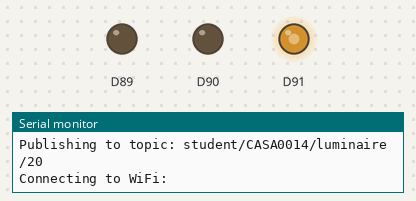
Bench run of a sketch on a simulated Arduino MKR. Shown: output pins drawn as LEDs (lit = HIGH), the last lines printed to the serial monitor. WiFi joins after 1.5 s; servers stay silent unless stated; no MQTT or app messages arrive unless stated; not simulated (calls return 0 or success): arduino_secrets.h.

Above: at 0.1 s.
At 4.6 s:
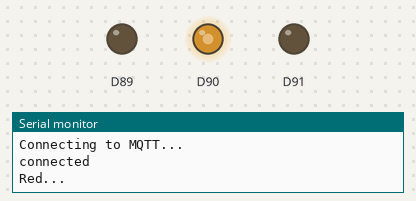
Timing chart, 0 to 6.1 s (numbered marks = the images above):
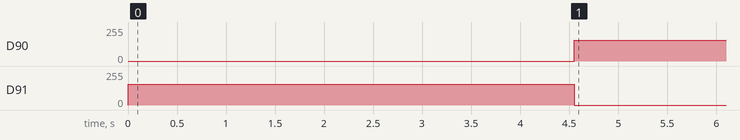

The sketch:

mqtt_washes.ino
```cpp
// mqtt_washes.ino
// Tests WiFi + MQTT by cycling all 72 LEDs through red, green, blue washes.
// Requires: connections.ino, RGBLED.ino, arduino_secrets.h

#include <SPI.h>
#include <WiFiNINA.h>
#include <PubSubClient.h>
#include "arduino_secrets.h"
#include <utility/wifi_drv.h>

const char* ssid          = SECRET_SSID;
const char* password      = SECRET_PASS;
const char* ssid1         = SECRET_SSID1;
const char* password1     = SECRET_PASS1;
const char* mqtt_username = SECRET_MQTTUSER;
const char* mqtt_password = SECRET_MQTTPASS;
const char* mqtt_server   = "mqtt.cetools.org";
const int mqtt_port       = 1884;

WiFiClient wifiClient;
PubSubClient mqttClient(wifiClient);

String lightId    = "20";                                       // <-- your allocated number
String mqtt_topic = "student/CASA0014/luminaire/" + lightId;
String clientId   = "";

const int num_leds     = 72;
const int payload_size = num_leds * 3;
byte RGBpayload[payload_size];

void setup() {
  Serial.begin(115200);
  Serial.println(F("Test 7: MQTT washes to Vespera (light 20)"));

  WiFiDrv::pinMode(25, OUTPUT);
  WiFiDrv::pinMode(26, OUTPUT);
  WiFiDrv::pinMode(27, OUTPUT);
  LedRed();

  byte mac[6];
  WiFi.macAddress(mac);
  char macStr[18];
  snprintf(macStr, sizeof(macStr), "%02X%02X%02X%02X%02X%02X", mac[5], mac[4], mac[3], mac[2], mac[1], mac[0]);
  clientId = "MKR1010_Sender_" + String(macStr);

  Serial.print(F("Publishing to topic: "));
  Serial.println(mqtt_topic);

  startWifi();
  mqttClient.setServer(mqtt_server, mqtt_port);
  mqttClient.setBufferSize(512);
  mqttClient.setKeepAlive(30);
  Serial.println(F("Setup complete - starting colour cycle"));
}

void loop() {
  if (WiFi.status() != WL_CONNECTED) startWifi();
  if (!mqttClient.connected()) reconnectMQTT();
  mqttClient.loop();

  Serial.println(F("Red..."));
  for (int n = 0; n < 50; n++) { send_colour_to_all((n * 4) + 50, 0, 0); mqttClient.loop(); delay(50); }

  Serial.println(F("Green..."));
  for (int n = 0; n < 50; n++) { send_colour_to_all(0, (n * 4) + 50, 0); mqttClient.loop(); delay(50); }

  Serial.println(F("Blue..."));
  for (int n = 0; n < 50; n++) { send_colour_to_all(0, 0, (n * 4) + 50); mqttClient.loop(); delay(50); }

  delay(1000);
}

// Set all 72 LEDs to one colour and publish the full picture.
void send_colour_to_all(int r, int g, int b) {
  if (mqttClient.connected()) {
    for (int pixel = 0; pixel < num_leds; pixel++) {
      RGBpayload[pixel * 3 + 0] = (byte)constrain(r, 0, 255);
      RGBpayload[pixel * 3 + 1] = (byte)constrain(g, 0, 255);
      RGBpayload[pixel * 3 + 2] = (byte)constrain(b, 0, 255);
    }
    mqttClient.publish(mqtt_topic.c_str(), RGBpayload, payload_size);
  } else {
    Serial.println(F("MQTT not connected, cannot publish."));
  }
}
```

RGBLED.ino
```cpp
/*
 * RGBLED.ino
 * Purpose:
 * Controls the onboard RGB LED on the MKR1010 using WiFiDrv::analogWrite.
 * Adapted from the CASA0014 workshop sketch by Duncan Wilson (CASA, UCL).
 * Source: https://github.com/ucl-casa-ce/casa0014/blob/c900cddb/vespera/workshop-sketch/mkr1010_mqtt_simple/RGBLED.ino
 * Changes: Adapted to use WiFiDrv::analogWrite for controlling the RGB LED pins.
 * Accessed:  26 October 2026
 */


void toggleRGB() {
  // Red
  WiFiDrv::analogWrite(25, 255);
  WiFiDrv::analogWrite(26, 0);
  WiFiDrv::analogWrite(27, 0);
  delay(1000);

  // Green
  WiFiDrv::analogWrite(25, 0);
  WiFiDrv::analogWrite(26, 255);
  WiFiDrv::analogWrite(27, 0);
  delay(1000);

  // Blue
  WiFiDrv::analogWrite(25, 0);
  WiFiDrv::analogWrite(26, 0);
  WiFiDrv::analogWrite(27, 255);
  delay(1000);

  // Off
  WiFiDrv::analogWrite(25, 0);
  WiFiDrv::analogWrite(26, 0);
  WiFiDrv::analogWrite(27, 0);
  delay(1000);
}

void LedRed() {
  WiFiDrv::analogWrite(25, 155);
  WiFiDrv::analogWrite(26, 0);
  WiFiDrv::analogWrite(27, 0);
}

void LedGreen() {
  WiFiDrv::analogWrite(25, 0);
  WiFiDrv::analogWrite(26, 155);
  WiFiDrv::analogWrite(27, 0);
}

void LedBlue() {
  WiFiDrv::analogWrite(25, 0);
  WiFiDrv::analogWrite(26, 0);
  WiFiDrv::analogWrite(27, 155);
}
```

connections.ino
```cpp
/*
 * connections.ino
 * Purpose:
 * Handles WiFi and MQTT connections.
 * Taken from the CASA0014 workshop sketch by Duncan Wilson (CASA, UCL).
 * Source: https://github.com/ucl-casa-ce/casa0014/blob/c900cddb/vespera/workshop-sketch/mkr1010_mqtt_simple/connections.ino
 * Accessed:  26 October 2026
 */

// Connect wifi and print setup info
void startWifi() {
  LedBlue();
  Serial.print(F("Connecting to WiFi: "));
  Serial.println(ssid);

  if (WiFi.status() == WL_NO_MODULE) {
    Serial.println(F("Communication with WiFi module failed!"));
    while (true)
      ;
  }

  int attempts = 0;
  while (WiFi.status() != WL_CONNECTED && attempts < 5) {
    WiFi.begin(ssid, password);
    Serial.print(F("."));
    delay(3000);
    attempts++;
  }

  if (WiFi.status() == WL_CONNECTED) {
    Serial.println(F("\nWiFi connected!"));
    Serial.print(F("IP address: "));
    Serial.println(WiFi.localIP());
    LedGreen();
  } else {
    Serial.println(F("\nWiFi connection failed, will retry in loop."));
    LedRed();
  }
}

// Handle reconnects to MQTT broker
void reconnectMQTT() {
  LedBlue();
  wifiClient.stop();

  if (!mqttClient.connected()) {
    Serial.println(F("Connecting to MQTT..."));
    if (mqttClient.connect(clientId.c_str(), mqtt_username, mqtt_password)) {
      Serial.println(F("connected"));
      LedGreen();
    } else {
      Serial.print(F("failed, rc="));
      Serial.print(mqttClient.state());
      Serial.println(F(" try again in 5 seconds"));
      LedRed();
      delay(5000);
    }
  }
}
```

Measured:
- by itself, D90: 0/255 → 155/255 at 4.6 s
- by itself, D91: 155/255 → 0/255 at 4.6 s
